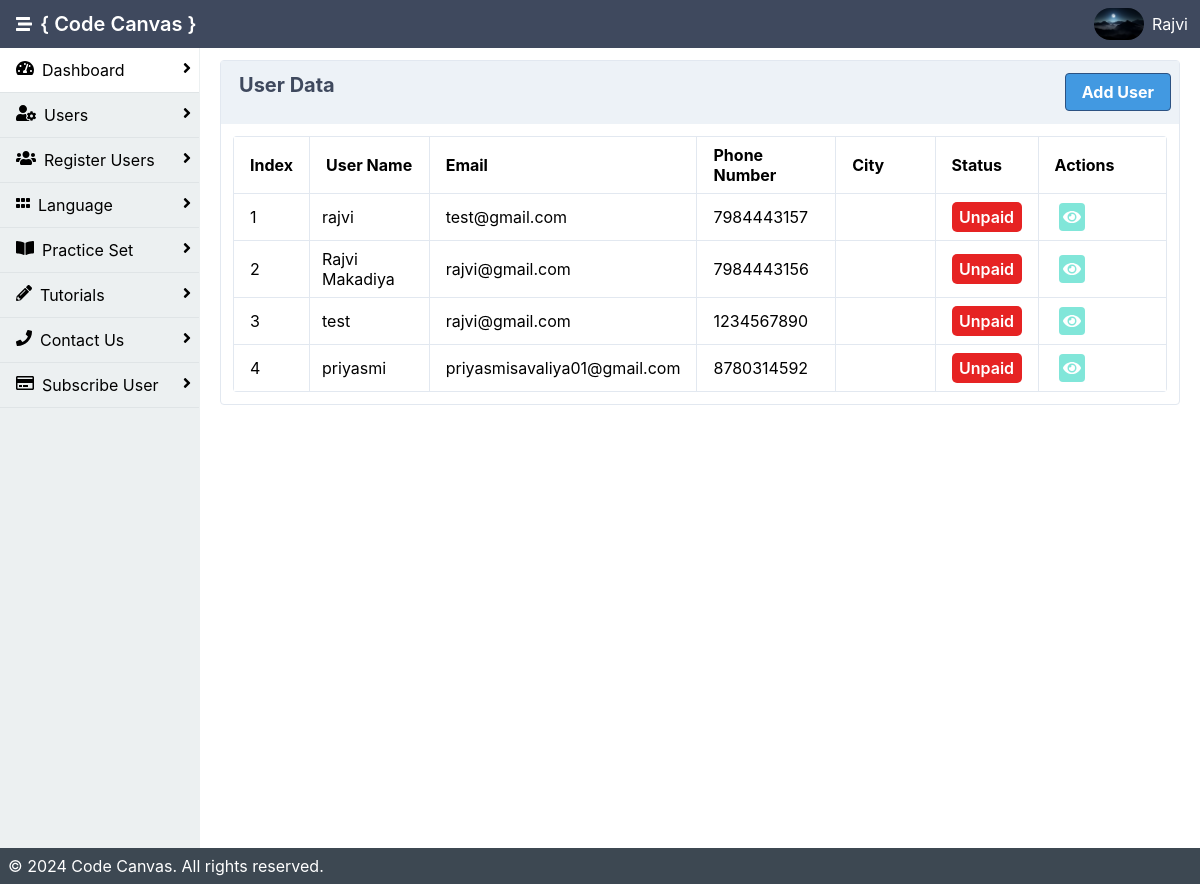
Before: /admin/reg_user.php (signed in) with the older database file.
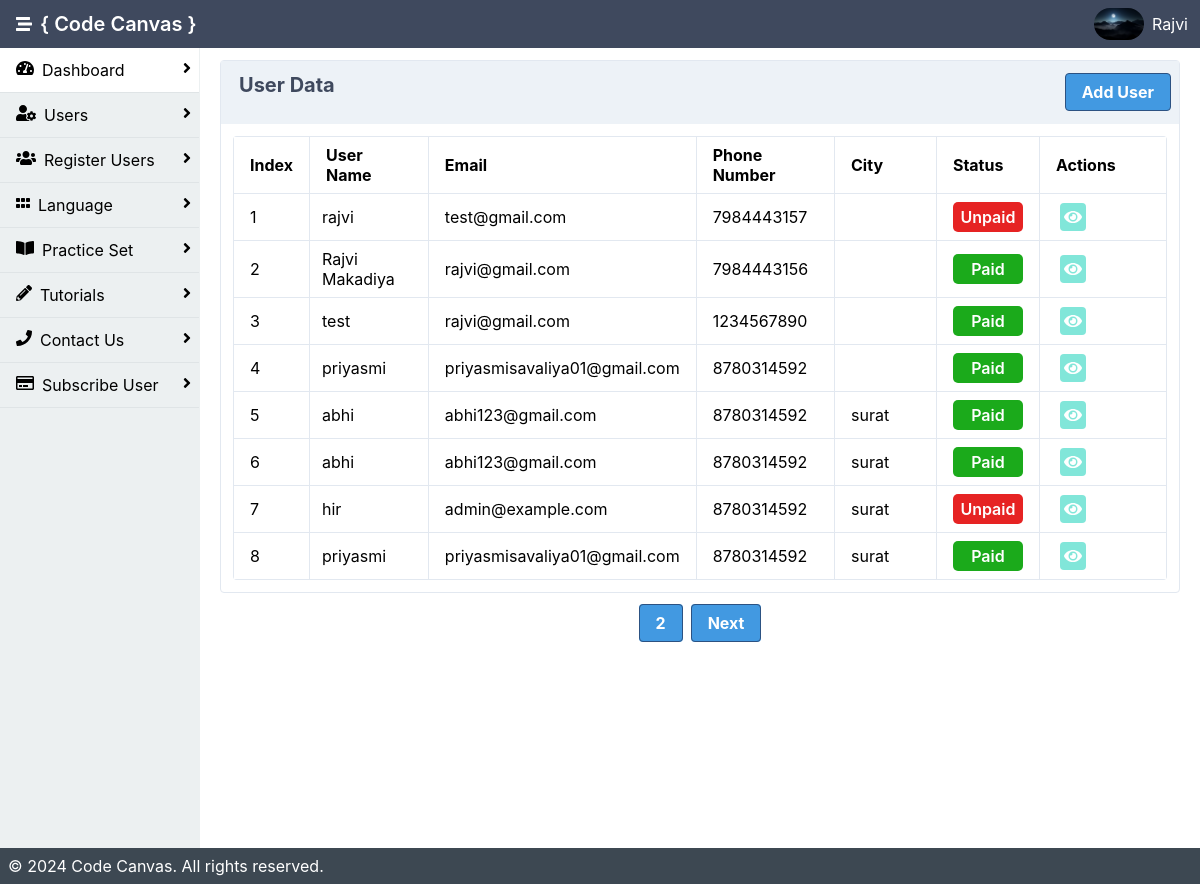
After: the same page with the newer database file.
### tables this page shows
CREATE TABLE `register` (
  `reg_id` int(11) NOT NULL,
  `fullname` varchar(200) DEFAULT NULL,
  `mobile` varchar(10) NOT NULL,
  `email` varchar(200) NOT NULL,
  `pwd` varchar(50) NOT NULL,
  `created_date` date NOT NULL DEFAULT current_timestamp(),
  `city` varchar(100) NOT NULL
);

### admin/reg_user.php (the view, shortened to what the changed rows need)
<?php
include 'inc/header.php';
$records_per_page = 8;
$current_page = isset($_GET['page']) ? $_GET['page'] : 1;
$start_from = ($current_page - 1) * $records_per_page;
$qry = "SELECT * FROM register LIMIT $start_from, $records_per_page";
$data = mysqli_query($con, $qry);
$total_records_query = "SELECT COUNT(*) AS total FROM register";
$total_records_result = mysqli_query($con, $total_records_query);
$total_records = mysqli_fetch_assoc($total_records_result)['total'];
$total_pages = ceil($total_records / $records_per_page);
$index_start = ($current_page - 1) * $records_per_page + 0;
?>
<!DOCTYPE html>
<html lang="en">
<div class="mx-auto bg-grey-400">
    <div class="min-h-screen flex flex-col">
        <div class="flex flex-1">
            <main class="bg-white-500 flex-1 p-3 overflow-hidden">
            <div class="flex flex-1  flex-col md:flex-row lg:flex-row mx-2">
                        <div class="mb-2 border-solid border-gray-300 rounded border shadow-sm w-full">
                            <div class="p-3">
                                <table class="table-responsive w-full rounded">
                                    <thead>
                                      <tr>
                                          <th class="border px-4 py-2">Index</th>
                                          <th class="border w-1/6 px-4 py-2">User Name</th>
                                          <th class="border w-1/6 px-4 py-2">Email</th>
                                          <th class="border w-1/6 px-4 py-2">Phone Number</th>
                                          <th class="border w-1/6 px-4 py-2">City</th>
                                        <th class="border w-1/7 px-4 py-2">Status</th>
                                        <th class="border w-1/5 px-4 py-2">Actions</th>
                                      </tr>
                                    </thead>
                                    <tbody>
                                    <?php
                                    $i = $index_start;
                                    $co=0;
                                    if(mysqli_num_rows($data) > 0 ){
                                        while($result= mysqli_fetch_assoc($data)){
                                        $pay = "SELECT * FROM `payment` WHERE email='".$result['email']."'";
                                        $res = mysqli_query($con, $pay);
                                        $data2 = mysqli_fetch_assoc($res);
                                        $i++;
                                        $popup_container = "popup-container".$co;
                                    ?>
                                        <tr>
                                            <td class="border px-4 py-2"><?php echo $i;?></td>
                                            <td class="border px-3 py-2"><?php echo $result['fullname'];?></td>
                                            <td class="border px-4 py-2"><?php echo $result['email'];?></td>
                                            <td class="border px-4 py-2"><?php echo $result['mobile'];?></td>
                                            <td class="border px-4 py-2"><?php echo $result['city'];?></td>
                                            <td class="border px-4 py-2"><?php
                                            if($result['email'] == isset($data2['email'])){?>
                                                <p class="paid">Paid</p>
                                                <?php }else{ ?>
                                                <p class="unpaid">Unpaid</p>
                                                <?php }?></td>
                                            <td class="border px-4 py-2">
                                            <a class="bg-teal-300 cursor-pointer rounded p-1 mx-1 text-white">
                                                        <i class="fas fa-eye" onclick="openPopup('<?php echo $popup_container; ?>')"></i></a>
                                            </td>
                                        </tr>
                                        <?php
                                        $co++;
                                        } }else{
                                            ?>
                        <tr><td class="border px-4 py-2">No Data Found!!</td></tr>
                                            <?php
                    }?>
                                    </tbody>
                                </table>
                            </div>
                        </div>
                    </div>
                    <div class="p-3">
                            <ul class="flex justify-center">
                                <?php if ($total_pages > 1) { ?>
                                    <?php for ($i = 1; $i <= $total_pages; $i++) { ?>
                                        <li class="<?php echo ($current_page == $i) ? 'hidden' : ''; ?> mr-2">
                                            <a href="?page=<?php echo $i; ?>" class="bg-blue-500 hover:bg-blue-800 text-white font-bold py-2 px-4 border border-blue-800 rounded"><?php echo $i; ?></a>
                                        </li>
                                    <?php } ?>
                                    <li class="<?php echo ($current_page == $total_pages) ? 'hidden' : ''; ?>">
                                        <a href="?page=<?php echo $current_page + 1; ?>" class="bg-blue-500 hover:bg-blue-800 text-white font-bold py-2 px-4 border border-blue-800 rounded">Next</a>
                                    </li>
                                <?php } ?>
                            </ul>
                        </div>
                </div>
        </div>
    </div>
</body>
</html>

Changed rows visible on the page:
changed register "Rajvi Makadiya": text "Unpaid" → "Paid"
changed register "test": text "Unpaid" → "Paid"
changed register (number 4 of 8 on the later page): text "Unpaid" → "Paid"
added register: fullname "abhi", email "abhi123@gmail.com", mobile "8780314592", city "surat", shows "Paid"
added register: fullname "abhi", email "abhi123@gmail.com", mobile "8780314592", city "surat", shows "Paid"
added register: fullname "hir", email "admin@example.com", mobile "8780314592", city "surat", shows "Unpaid"
added register: fullname "priyasmi", email "priyasmisavaliya01@gmail.com", mobile "8780314592", city "surat", shows "Paid"
Other visible differences:
new list line: "2"
text now shown: "Next"
